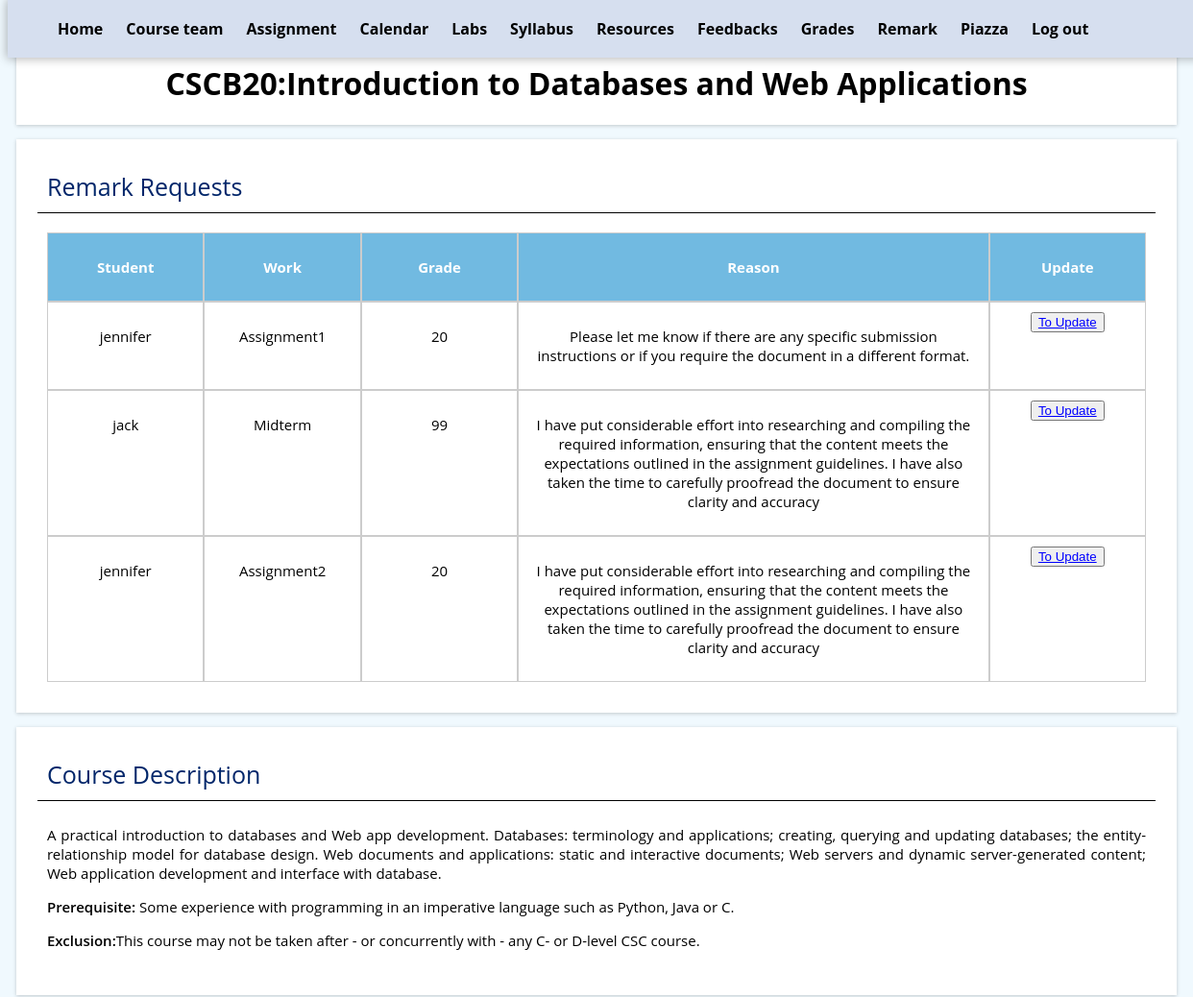
The page /remark (signed in, upper part) on the database as committed earlier.
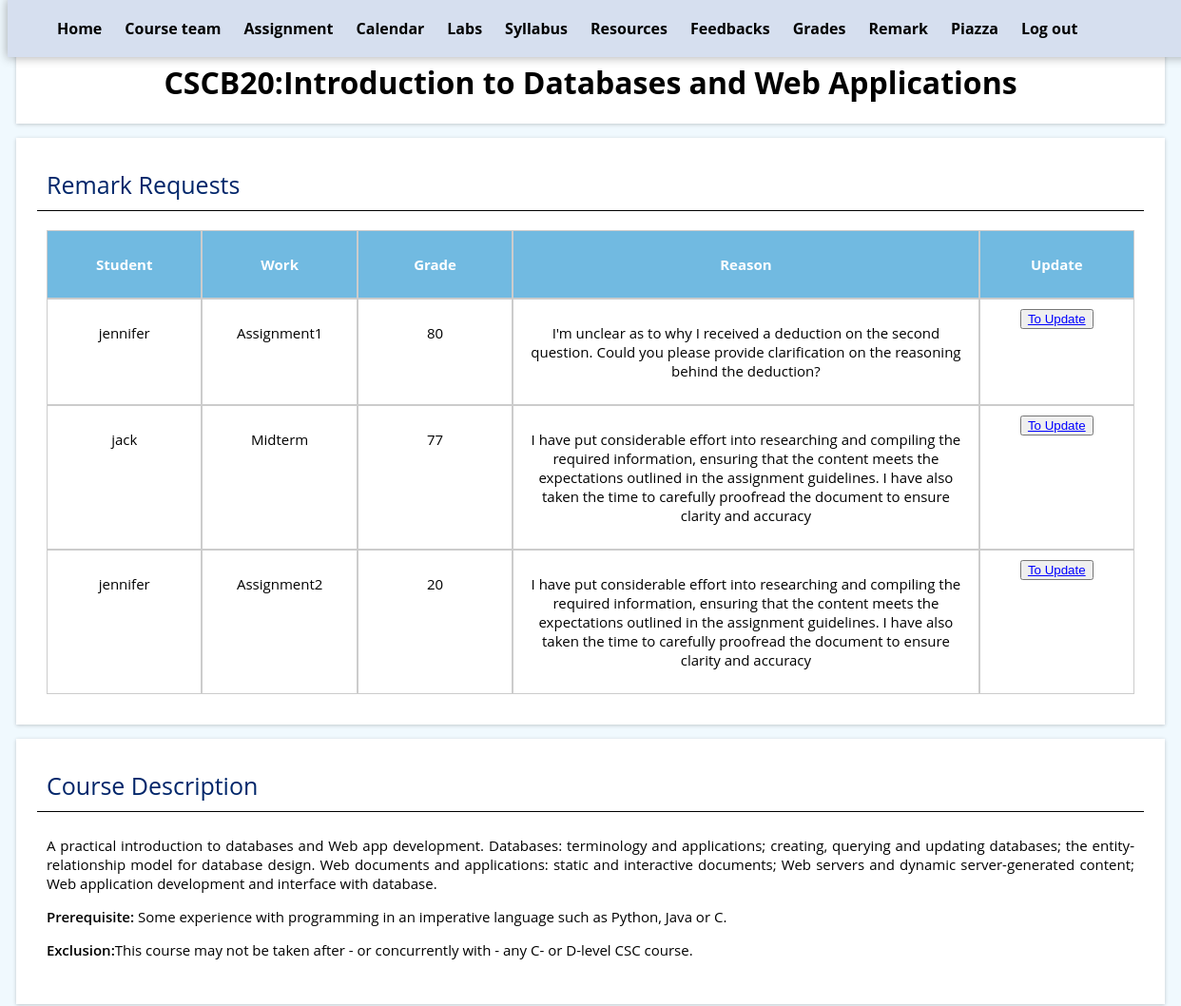
The same page on the database as committed later.
### tables this page shows
CREATE TABLE "Remark" (
	"mark_id"	INTEGER,
	"reason"	TEXT
);

CREATE TABLE "Mark" (
	"mark_id"	INTEGER NOT NULL,
	"name"	TEXT,
	"grade"	NUMERIC,
	"username"	TEXT NOT NULL,
	PRIMARY KEY("mark_id")
);

### app.py (the view, shortened to what this page needs)
@app.route('/remark', methods=['GET', 'POST'])
def remark():
    if 'username' not in session:
        return redirect('/login')
    if session['admin']:
        if not request.args:
            db = get_db()
            db.row_factory = make_dict
            remarks = query_db(
                'SELECT * FROM Remark, Mark WHERE Remark.mark_id = Mark.mark_id')
            db.close()
            return render_template('remarks.html', remarks=remarks)

### app.py (called while the page is built)
def get_db():
    db = getattr(g, '_database', None)
    if db is None:
        db = g._database = sqlite3.connect(DATABASE)
    return db

def query_db(query, args=(), one=False):
    cur = get_db().execute(query, args)
    rv = cur.fetchall()
    return (rv[0] if rv else None) if one else rv

def make_dict(cursor, row):
    return dict((cursor.description[idx][0], value)
                for idx, value in enumerate(row))

@app.teardown_appcontext
def close_connection(exception):
    db = getattr(g, '_database', None)
    if db is not None:
        db.close()

### templates/remarks.html (shortened to what this page needs)
{% extends "base.html" %}
{% block content %}
<section class="section">
    <h2>Remark Requests</h2>
    <div class="info">
        <div class="grid-table4">
            <div class="grid-table-header"><p>Student</p></div>
            <div class="grid-table-header"><p>Work</p></div>
            <div class="grid-table-header"><p>Grade</p></div>
            <div class="grid-table-header"><p>Reason</p></div>
            <div class="grid-table-header"><p>Update</p></div>
        {% for remark in remarks %}
            <div class="gridcell"><p>{{ remark.username }}</p></div>
            <div class="gridcell"><p>{{ remark.name }}</p></div>
            <div class="gridcell"><p>{{ remark.grade }}</p></div>
            <div class="gridcell"><p>{{ remark.reason }}</p></div>
            <div class="gridcell"><button class=button-container"><a href="/mark">To Update</a></button></div>
        {% endfor %}
        </div>
    </div>
</section>
{% endblock %}

Rows that differ between the two databases and show on the page:
changed Remark "Assignment1": grade "20" → "80"; reason "Please let me know if there are any specific submission instructions or if you require the document in a different format." → "I'm unclear as to why I received a deduction on the second question. Could you please provide clarification on the reasoning behind the deduction?"
changed through a linked row, Remark "jack": grade "99" → "77"
